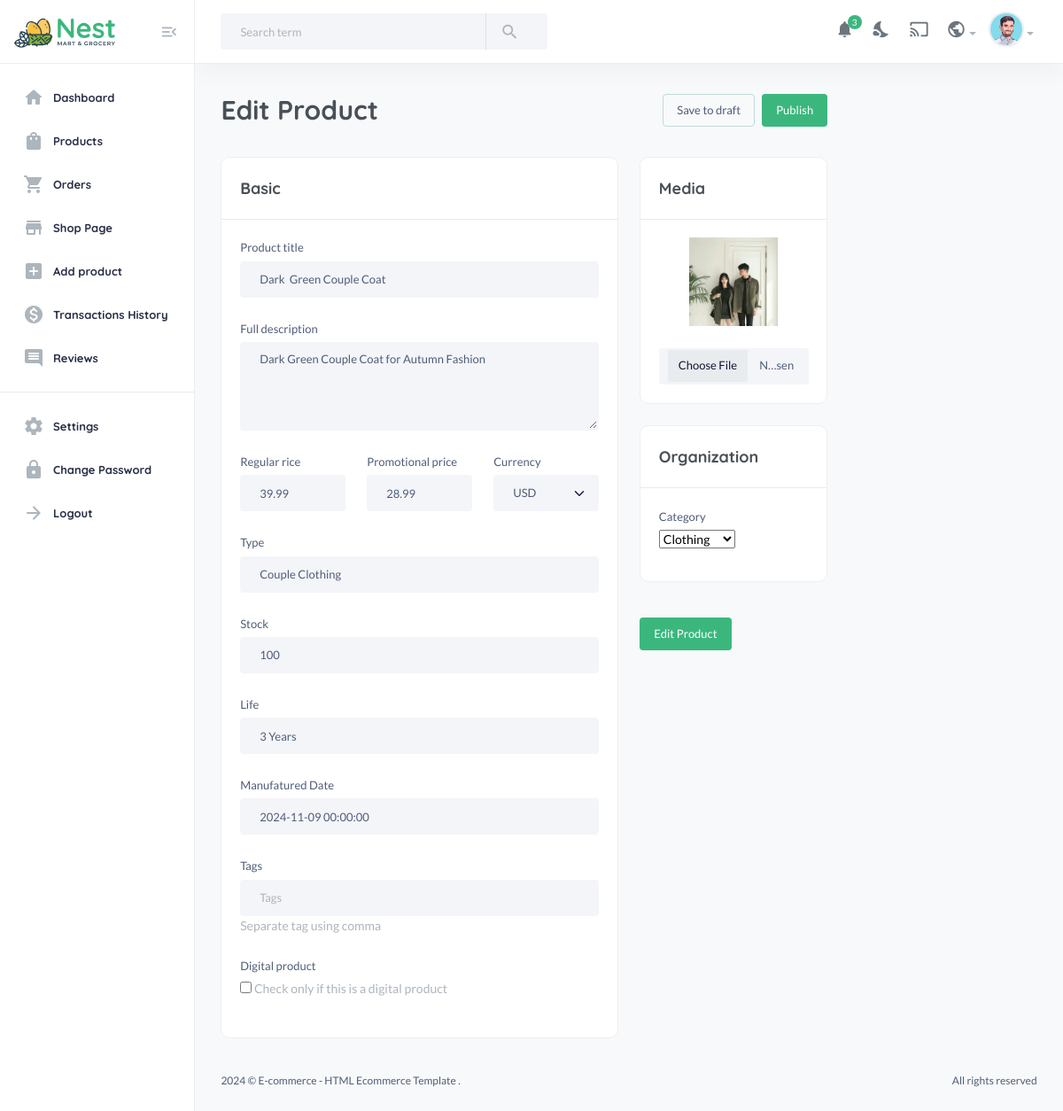
/useradmin/edit-product/prdwM94m6nNhb, run on an earlier commit of the app's database.
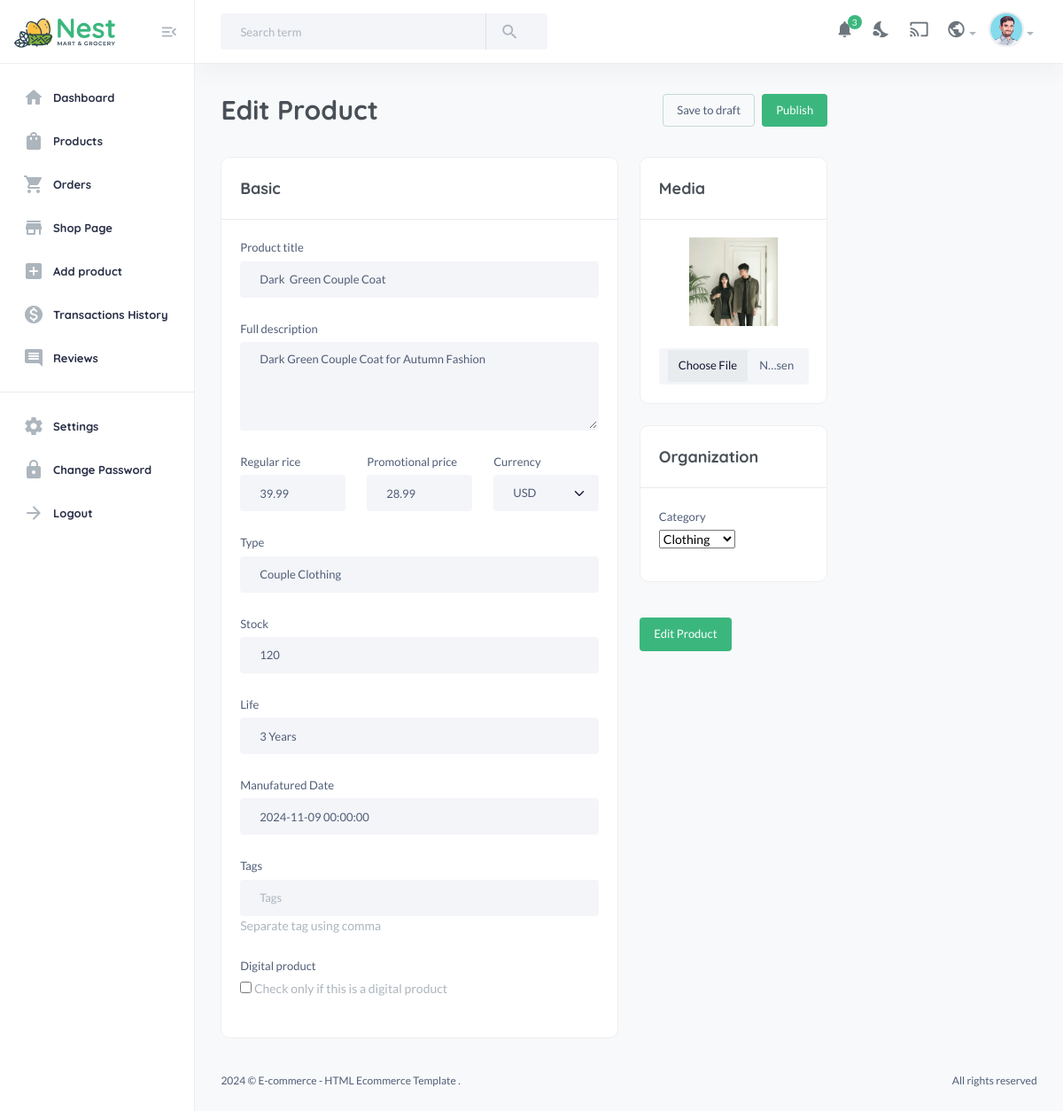
And on a later commit of the database.
### core/models.py (models this page shows, shortened)
class Product(models.Model):
    pid = ShortUUIDField(unique=True, length=10, prefix="prd")
    title = models.CharField(max_length=255, default="New product")
    image = models.ImageField(upload_to=user_directory_path, default="product.jpg")
    description = CKEditor5Field(null=True, blank=True, default="This is the new product", config_name="extends")
    user = models.ForeignKey(User, on_delete=models.SET_NULL, null=True)
    category = models.ForeignKey(Category, on_delete=models.SET_NULL, null=True, related_name="products")
    vendor = models.ForeignKey(Vendor, on_delete=models.SET_NULL, null=True, related_name="products")
    price = models.DecimalField(max_digits=6, decimal_places=2, default="1.99")
    old_price = models.DecimalField(max_digits=6, decimal_places=2, default="2.99")
    specifications = CKEditor5Field(null=True, blank=True, config_name="extends")
    type = models.CharField(max_length=255, default="Organic", null=True, blank=True)
    stock = models.IntegerField(default=10, null=True, blank=True)
    life = models.CharField(max_length=100, default="100 Days", null=True, blank=True)
    mfg = models.DateTimeField(auto_now_add=False, null=True, blank=True)
    tags = TaggableManager(blank=True)
    product_status = models.CharField(choices=STATUSES, max_length=10, default="in_review")
    status = models.BooleanField(default=True)
    in_stock = models.BooleanField(default=True)
    featured = models.BooleanField(default=False)
    digital =  models.BooleanField(default=False)
    sku = ShortUUIDField(unique=True, length=4, max_length=10, prefix="sku", alphabet="1234567890")
    date = models.DateTimeField(auto_now_add=True)
    updated = models.DateTimeField(null=True, blank=True)
    class Meta:
        verbose_name_plural = "Products"

### useradmin/views.py (the view)
# urls.py: path("edit-product/<str:pid>", views.edit_product, name="edit-product"),
def edit_product(request, pid):
    product = Product.objects.get(pid=pid)
    if request.method == "POST":
        form = AddProductForm(request.POST, request.FILES, instance=product)
        if form.is_valid():
            new_form  = form.save(commit=False)
            new_form.user =  request.user
            new_form.save()
            form.save_m2m()
            return redirect("useradmin:edit-product", product.pid)
        else:
            return render(request, "useradmin/add-product.html", {"form": form, "product": product})
    else:
        form = AddProductForm(instance=product)
        return render(request, "useradmin/edit-product.html", {"form": form, "product": product})

### core/context_processors.py (called while the page is built)
def default(request):
    categories = Category.objects.all()
    vendors = Vendor.objects.all()
    min_max_price = Product.objects.aggregate(Min("price"), Max("price"))
    user_wishlist = []
    if request.user.is_authenticated:
        user_wishlist = [item.product.pid for item in WishList.objects.filter(user=request.user)]
    try:
        address = Address.objects.get(user=request.user)
    except:
        address = None
    return {
        'categories': categories,
        'vendors': vendors,
        'address': address,
        'min_max_price': min_max_price,
        'user_wishlist': user_wishlist,
    }

### core/models.py (called while the page is built)
    def __str__(self):
        return self.title

### templates/useradmin/edit-product.html (shortened to what the changed rows need)
{% extends 'useradmin/base.html' %}
{% load static %}
{% load humanize %}
{% block content %}
            <section class="content-main">
                <form method="POST" enctype="multipart/form-data">
                    <div class="row">
                        <div class="col-9">
                            <div class="content-header">
                                <h2 class="content-title">Edit Product</h2>
                            </div>
                        </div>
                        <div class="col-lg-6">
                            <div class="card mb-4">
                                <div class="card-body">
                                        <div class="mb-4">
                                            <label for="product_name" class="form-label">Product title</label>
                                            {{form.title}}
                                        </div>
                                        <div class="mb-4">
                                            <label class="form-label">Full description</label>
                                            {{form.description}}
                                        </div>
                                        <div class="row">
                                            <div class="col-lg-4">
                                                <div class="mb-4">
                                                    <label class="form-label">Regular rice</label>
                                                    {{form.old_price}}
                                                </div>
                                            </div>
                                            <div class="col-lg-4">
                                                <div class="mb-4">
                                                    <label class="form-label">Promotional price</label>
                                                    {{form.price}}
                                                </div>
                                            </div>
                                        </div>
                                        <div class="mb-4">
                                            <label class="form-label">Type</label>
                                            {{form.type}}
                                        </div>
                                        <div class="mb-4">
                                            <label class="form-label">Stock</label>
                                            {{form.stock}}
                                        </div>
                                        <div class="mb-4">
                                            <label class="form-label">Life</label>
                                            {{form.life}}
                                        </div>
                                        <div class="mb-4">
                                            <label class="form-label">Manufatured Date</label>
                                            {{form.mfg}}
                                        </div>
                                        <div class="mb-4">
                                            <label class="form-label">Digital product</label>
                                            <br>
                                            {{form.digital}}
                                            <small class="text-muted">Check only if this is a digital product</small>
                                        </div>
                                </div>
                            </div>
                        </div>
                        <div class="col-lg-3">
                            <div class="card mb-4">
                                <div class="card-body">
                                    <div class="input-upload">
                                        <img src="{{product.image.url}}" alt="" />
                                        {{form.image}}
                                    </div>
                                </div>
                            </div>
                            <div class="card mb-4">
                                <div class="card-body">
                                    <div class="row gx-2">
                                        <div class="col-sm-6 mb-3">
                                            <label class="form-label">Category</label>
                                            {{form.category}}
                                        </div>
                                    </div>
                                </div>
                            </div>
                        </div>
                    </div>
                </form>
            </section>
{% endblock %}

What changed in the data, as far as the page shows it:
changed Product "Dark Green Couple Coat": stock "100" → "120"
